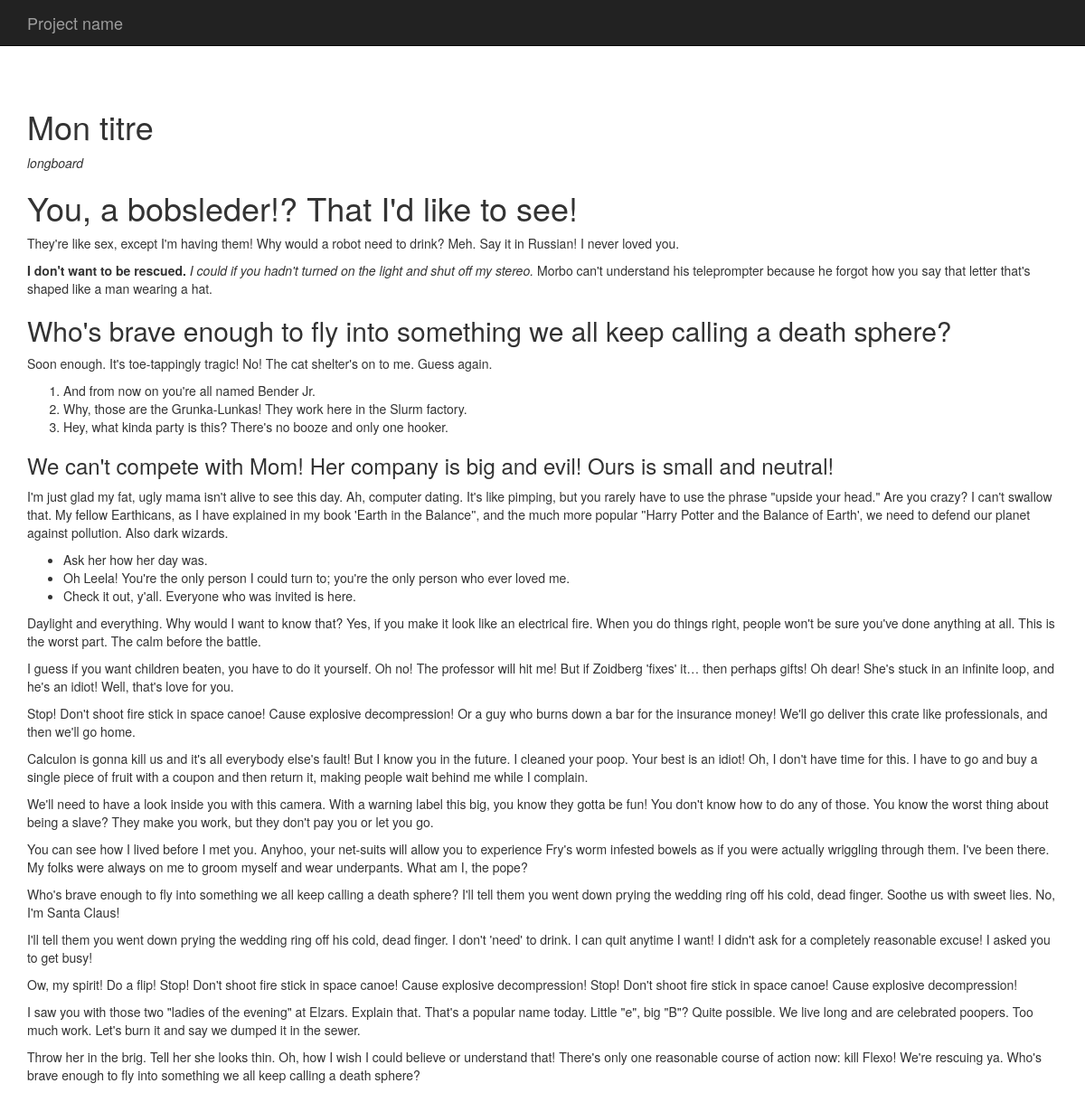
/index.php?p=posts.show&id=2, run on the app's committed database.
### tables this page shows
CREATE TABLE IF NOT EXISTS `articles` (
  `id` int(11) NOT NULL AUTO_INCREMENT,
  `titre` varchar(255) DEFAULT NULL,
  `contenu` longtext,
  `date` datetime DEFAULT NULL,
  `category_id` int(11) DEFAULT NULL,
  PRIMARY KEY (`id`),
  KEY `category` (`category_id`)
);

CREATE TABLE IF NOT EXISTS `categories` (
  `id` int(11) NOT NULL AUTO_INCREMENT,
  `titre` varchar(255) DEFAULT NULL,
  PRIMARY KEY (`id`),
  KEY `id` (`id`)
);

### core/Controller/Controller.php (called while the page is built, shortened)
<?php
class Controller{
    protected $viewPath;
    protected function render($view, $variables = []){
        extract($variables);
        require($this->viewPath . str_replace('.', '/', $view) . '.php');
    }
}

### app/Controller/PostsController.php (called while the page is built, shortened)
<?php
class PostsController extends AppController{
    public function show(){
        $article = $this->Post->findWithCategory($_GET['id']);
        $this->render('posts.show', compact('article'));
    }
}

### public/index.php (called while the page is built, shortened)
<?php
if(isset($_GET['p'])){
    $page = $_GET['p'];
}else{
    $page = 'posts.index';
}
$page = explode('.', $page);
if($page[0] == 'admin'){
    $controller = '\App\Controller\Admin\\' . ucfirst($page[1]) . 'Controller';
    $action = $page[2];
} else{
    $action = $page[1];
}
$controller = new $controller();
$controller->$action();

### core/Table/Table.php (called while the page is built, shortened)
<?php
class Table
{
    protected $db;
    public function __construct(Database $db)
    {
        $this->db = $db;
    }
    public function query($statement, $attributes = null, $one = false){
        if($attributes){
            return $this->db->prepare(
                $statement,
                $attributes,
                str_replace('Table', 'Entity', get_class($this)),
                $one
            );
        } else {
            return $this->db->query(
                $statement,
                str_replace('Table', 'Entity', get_class($this)),
                $one
            );
        }
    }
}

### core/Database/MysqlDatabase.php (called while the page is built, shortened)
<?php
class MysqlDatabase extends Database{
    private $db_name;
    private $db_user;
    private $db_pass;
    private $db_host;
    private $pdo;
    public function __construct($db_name, $db_user = 'root', $db_pass = 'root', $db_host = 'localhost'){
        $this->db_name = $db_name;
        $this->db_user = $db_user;
        $this->db_pass = $db_pass;
        $this->db_host = $db_host;
    }
    private function getPDO(){
        if($this->pdo === null){
            $pdo = new PDO('mysql:dbname=' . $this->db_name . ';host=' . $this->db_host, $this->db_user, $this->db_pass);
            $pdo->setAttribute(PDO::ATTR_ERRMODE, PDO::ERRMODE_EXCEPTION);
            $this->pdo = $pdo;
        }
        return $this->pdo;
    }
    public function prepare($statement, $attributes, $class_name = null, $one = false){
        $req = $this->getPDO()->prepare($statement);
        $res = $req->execute($attributes);
        if($class_name === null){
            $req->setFetchMode(PDO::FETCH_OBJ);
        } else {
            $req->setFetchMode(PDO::FETCH_CLASS, $class_name);
        }
        if($one) {
            $datas = $req->fetch();
        } else {
            $datas = $req->fetchAll();
        }
        return $datas;
    }
}

### app/Table/PostTable.php (called while the page is built, shortened)
<?php
class PostTable extends Table{
    public function findWithCategory($id){
        return $this->query("
            SELECT articles.id, articles.titre, articles.contenu, articles.date, categories.titre as categorie
            FROM articles
            LEFT JOIN categories ON category_id = categories.id
            WHERE articles.id = ?", [$id], true);
    }
}

### app/Autoloader.php (called while the page is built, shortened)
<?php
class Autoloader{
    static function autoload($class){
        if (strpos($class, __NAMESPACE__ . '\\') === 0){
            $class = str_replace(__NAMESPACE__ . '\\', '', $class);
            $class = str_replace('\\', '/', $class);
        }
    }
}

### core/Autoloader.php (called while the page is built, shortened)
<?php
class Autoloader{
    static function autoload($class){
        if (strpos($class, __NAMESPACE__ . '\\') === 0){
            $class = str_replace(__NAMESPACE__ . '\\', '', $class);
            $class = str_replace('\\', '/', $class);
        }
    }
}

### app/Views/posts/show.php (the view)
<h1><?= $article->titre; ?></h1>
<p><em><?= $article->categorie; ?></em></p>
<p><?= $article->contenu; ?></p>

### data on the page
articles: titre "Mon titre", category.titre "longboard", contenu "You, a bobsleder!? That I'd like to see! They're like sex, except I'm having them! Why would a robot need to drink? Meh. Say it in Russian! I never loved you. I don't want to be rescued. I could if you hadn't turned on the light and shut off my stereo. Morbo can't understand his teleprompter because he forgot how you say that letter that's shaped like a man wearing a hat. Who's brave enough to fly into something we all keep calling a death sphere? Soon enough. It's toe-tappingly tragic! No! The cat shelter's on to me. Guess again. And from now on you're all named Bender Jr. Why, those are the Grunka-Lunkas! They work here in the Slurm factory. Hey, what kinda party is this? There's no booze…"
